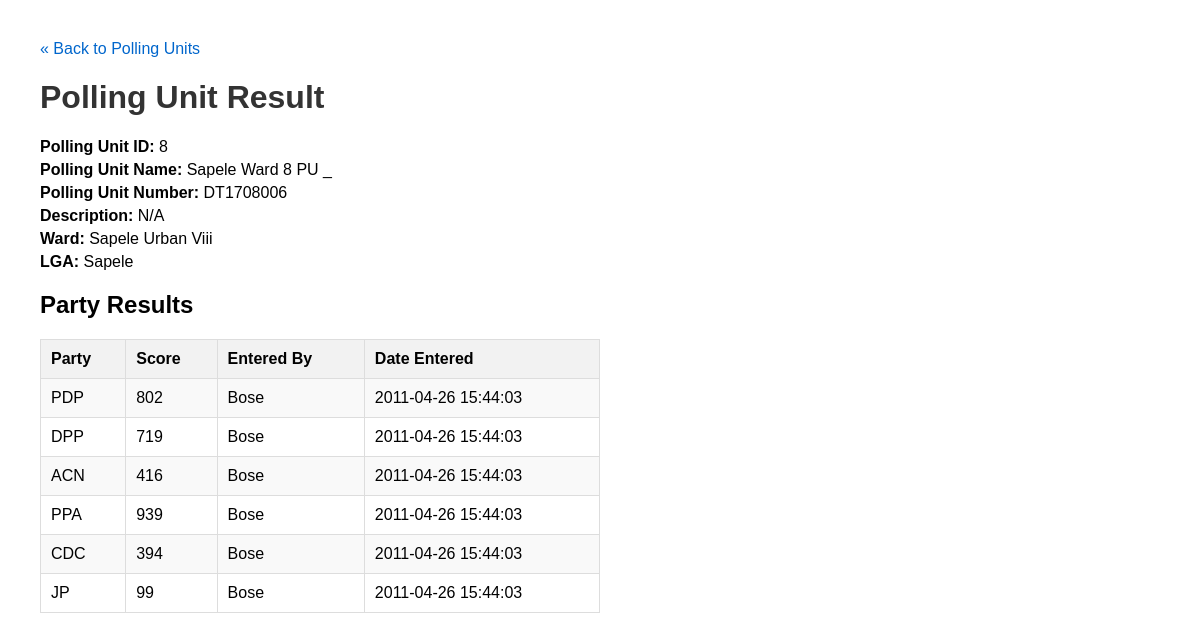
/polling-unit/8/, run on the app's committed database.
### bincom_app/models.py (models this page shows)
class PollingUnit(models.Model):
    uniqueid = models.AutoField(primary_key=True)
    polling_unit_id = models.IntegerField()
    ward_id = models.IntegerField()
    lga_id = models.IntegerField()
    uniquewardid = models.IntegerField(null=True, blank=True)
    polling_unit_number = models.CharField(max_length=50, null=True, blank=True)
    polling_unit_name = models.CharField(max_length=50, null=True, blank=True)
    polling_unit_description = models.TextField(null=True, blank=True)
    lat = models.CharField(max_length=255, null=True, blank=True)
    long = models.CharField(max_length=255, null=True, blank=True)
    entered_by_user = models.CharField(max_length=50, null=True, blank=True)
    date_entered = models.DateTimeField(null=True, blank=True)
    user_ip_address = models.CharField(max_length=50, null=True, blank=True)
    class Meta:
        db_table = 'polling_unit'

class Ward(models.Model):
    uniqueid = models.AutoField(primary_key=True)
    ward_id = models.IntegerField()
    ward_name = models.CharField(max_length=50)
    lga_id = models.IntegerField()
    ward_description = models.TextField(null=True, blank=True)
    entered_by_user = models.CharField(max_length=50)
    date_entered = models.DateTimeField()
    user_ip_address = models.CharField(max_length=50)
    class Meta:
        db_table = 'ward'

class Lga(models.Model):
    uniqueid = models.AutoField(primary_key=True)
    lga_id = models.IntegerField()
    lga_name = models.CharField(max_length=50)
    state_id = models.IntegerField()
    lga_description = models.TextField(null=True, blank=True)
    entered_by_user = models.CharField(max_length=50)
    date_entered = models.DateTimeField()
    user_ip_address = models.CharField(max_length=50)
    class Meta:
        db_table = 'lga'

class AnnouncedPuResults(models.Model):
    result_id = models.AutoField(primary_key=True)
    polling_unit_uniqueid = models.CharField(max_length=50)
    party_abbreviation = models.CharField(max_length=4)
    party_score = models.IntegerField()
    entered_by_user = models.CharField(max_length=50)
    date_entered = models.DateTimeField()
    user_ip_address = models.CharField(max_length=50)
    class Meta:
        db_table = 'announced_pu_results'

### bincom_app/views.py (the view)
# urls.py: path('polling-unit/<int:pu_id>/', views.polling_unit_result, name='polling_unit_result'),
def polling_unit_result(request, pu_id):
    polling_unit = get_object_or_404(PollingUnit, uniqueid=pu_id)
    results = AnnouncedPuResults.objects.filter(
        polling_unit_uniqueid=str(pu_id)
    )
    lga = None
    ward = None
    try:
        lga = Lga.objects.get(lga_id=polling_unit.lga_id)
    except Lga.DoesNotExist:
        pass
    try:
        ward = Ward.objects.get(ward_id=polling_unit.ward_id, lga_id=polling_unit.lga_id)
    except Ward.DoesNotExist:
        pass
    context = {
        'polling_unit': polling_unit,
        'results': results,
        'lga': lga,
        'ward': ward,
    }
    return render(request, 'bincom_app/polling_unit_result.html', context)

### bincom_app/templates/bincom_app/polling_unit_result.html (shortened to what this page needs)
<!DOCTYPE html>
<html>
<head>
</head>
<body>
    <a href="{% url 'home' %}?state_id={{ lga.state_id|default:'25' }}">&laquo; Back to Polling Units</a>
    <h1>Polling Unit Result</h1>
    <div class="info">
        <p><strong>Polling Unit ID:</strong> {{ polling_unit.uniqueid }}</p>
        <p><strong>Polling Unit Name:</strong> {{ polling_unit.polling_unit_name|default:"N/A" }}</p>
        <p><strong>Polling Unit Number:</strong> {{ polling_unit.polling_unit_number|default:"N/A" }}</p>
        <p><strong>Description:</strong> {{ polling_unit.polling_unit_description|default:"N/A" }}</p>
        {% if ward %}
            <p><strong>Ward:</strong> {{ ward.ward_name }}</p>
        {% endif %}
        {% if lga %}
            <p><strong>LGA:</strong> {{ lga.lga_name }}</p>
        {% endif %}
    </div>
    <h2>Party Results</h2>
    {% if results %}
        <table>
            <tr>
                <th>Party</th>
                <th>Score</th>
                <th>Entered By</th>
                <th>Date Entered</th>
            </tr>
            {% for result in results %}
                <tr>
                    <td>{{ result.party_abbreviation }}</td>
                    <td>{{ result.party_score }}</td>
                    <td>{{ result.entered_by_user|default:"N/A" }}</td>
                    <td>{{ result.date_entered|date:"Y-m-d H:i:s" }}</td>
                </tr>
            {% endfor %}
        </table>
    {% else %}
        <p>No results found for this polling unit.</p>
    {% endif %}
</body>
</html>

### bincom_app/templates/bincom_app/polling_unit_result.html (style rules this page uses)
body { font-family: Arial, sans-serif; margin: 40px; }
h1 { color: #333; }
table { border-collapse: collapse; width: 50%; margin-top: 20px; }
th, td { border: 1px solid #ddd; padding: 10px; text-align: left; }
th { background-color: #f2f2f2; }
tr:nth-child(even) { background-color: #f9f9f9; }
.info { margin-bottom: 20px; }
.info p { margin: 5px 0; }
a { color: #0066cc; text-decoration: none; }

### data on the page
PollingUnit: uniqueid "8", polling_unit_name "Sapele Ward 8 PU _", polling_unit_number "DT1708006", polling_unit_description "N/A"
Ward: ward_name "Sapele Urban Viii"
Lga: lga_name "Sapele"
AnnouncedPuResults: party_abbreviation "PDP", party_score "802", entered_by_user "Bose", date_entered "2011-04-26 15:44:03"
AnnouncedPuResults: party_abbreviation "DPP", party_score "719", entered_by_user "Bose", date_entered "2011-04-26 15:44:03"
AnnouncedPuResults: party_abbreviation "ACN", party_score "416", entered_by_user "Bose", date_entered "2011-04-26 15:44:03"
AnnouncedPuResults: party_abbreviation "PPA", party_score "939", entered_by_user "Bose", date_entered "2011-04-26 15:44:03"
AnnouncedPuResults: party_abbreviation "CDC", party_score "394", entered_by_user "Bose", date_entered "2011-04-26 15:44:03"
AnnouncedPuResults: party_abbreviation "JP", party_score "99", entered_by_user "Bose", date_entered "2011-04-26 15:44:03"
